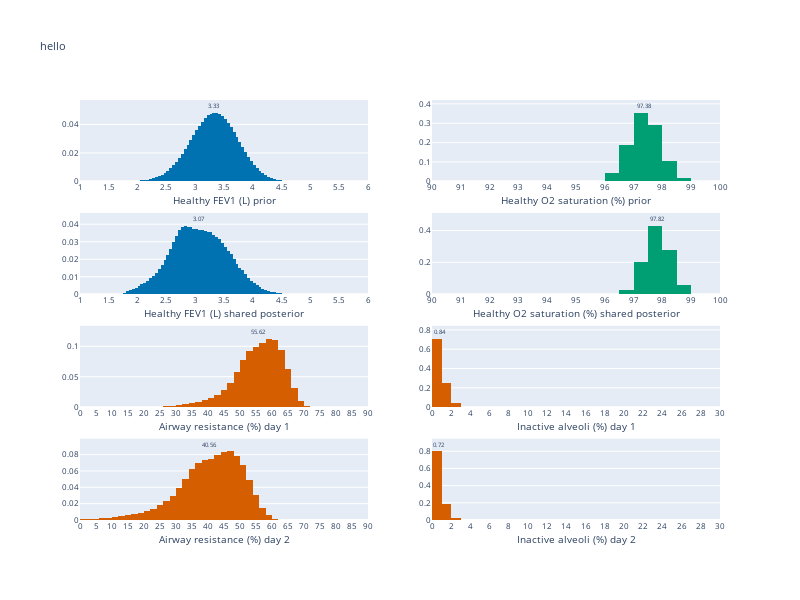

Source (notebook cell):
### Code cell
# 4 rows: prior, posterior for healthy var, then ar day 1, ar day 3
fig = make_subplots(rows=4, cols=2)
ar_day_1 = df_query_res.loc[0, AR.name]
ar_day_2 = df_query_res.loc[1, AR.name]
ia_day_1 = df_query_res.loc[0, IA.name]
ia_day_2 = df_query_res.loc[1, IA.name]
hfev1 = df_query_res.loc[0, HFEV1.name]
ho2sat = df_query_res.loc[0, HO2Sat.name]

# Priors
ih.plot_histogram(
    fig, HFEV1, HFEV1.cpt, HFEV1.a, HFEV1.b, 1, 1, HFEV1.name + " prior", "#0072b2"
)
ih.plot_histogram(
    fig, HO2Sat, HO2Sat.cpt, HO2Sat.a, HO2Sat.b, 1, 2, HO2Sat.name + " prior", "#009e73"
)
# Posteriors
ih.plot_histogram(
    fig,
    HFEV1,
    hfev1,
    HFEV1.a,
    HFEV1.b,
    2,
    1,
    HFEV1.name + " shared posterior",
    "#0072b2",
)
ih.plot_histogram(
    fig,
    HO2Sat,
    ho2sat,
    HO2Sat.a,
    HO2Sat.b,
    2,
    2,
    HO2Sat.name + " shared posterior",
    "#009e73",
)
# AR
ih.plot_histogram(
    fig,
    AR,
    ar_day_1,
    AR.a,
    AR.b,
    3,
    1,
    AR.name + " day 1",
    colour="#d55e00",
)
ih.plot_histogram(
    fig,
    AR,
    ar_day_2,
    AR.a,
    AR.b,
    4,
    1,
    AR.name + " day 2",
    colour="#d55e00",
)
# IA
ih.plot_histogram(
    fig,
    IA,
    ia_day_1,
    IA.a,
    IA.b,
    3,
    2,
    IA.name + " day 1",
    "#d55e00",
)
ih.plot_histogram(
    fig,
    IA,
    ia_day_2,
    IA.a,
    IA.b,
    4,
    2,
    IA.name + " day 2",
    "#d55e00",
)
fig.update_xaxes(title_standoff=5)

fig.update_layout(
    title="hello", width=800, height=600, font=dict(size=8), showlegend=False
)

fig.show()

### Figure 1 — Plotly figure (JSON) as saved in the notebook; plotly's stock layout.template omitted (floating-point values rounded to 4 significant figures)
{"data": [{"histfunc": "sum", "marker": {"color": "#0072b2"}, "type": "histogram", "x": [1, 1.05, 1.1, 1.15, 1.2, 1.25, 1.3, 1.35, 1.4, 1.45, 1.5, 1.55, 1.6, 1.65, 1.7, 1.75, 1.8, 1.85, 1.9, 1.95, 2.0, 2.05, 2.1, 2.15, 2.2, 2.25, 2.3, 2.35, 2.4, 2.45, 2.5, 2.55, 2.6, 2.65, 2.7, 2.75, 2.8, 2.85, 2.9, 2.95, 3.0, 3.05, 3.1, 3.15, 3.2, 3.25, 3.3, 3.35, 3.4, 3.45, 3.5, 3.55, 3.6, 3.65, 3.7, 3.75, 3.8, 3.85, 3.9, 3.95, 4.0, 4.05, 4.1, 4.15, 4.2, 4.25, 4.3, 4.35, 4.4, 4.45, 4.5, 4.55, 4.6, 4.65, 4.7, 4.75, 4.8, 4.85, 4.9, 4.95, 5.0, 5.05, 5.1, 5.15, 5.2, 5.25, 5.3, 5.35, 5.4, 5.45, 5.5, 5.55, 5.6, 5.65, 5.7, 5.75, 5.8, 5.85, 5.9, 5.95], "xaxis": "x", "xbins": {"end": 6, "size": 0.05, "start": 1}, "y": [9.97e-08, 1.623e-07, 2.629e-07, 4.237e-07, 6.789e-07, 1.081e-06, 1.712e-06, 2.691e-06, 4.201e-06, 6.511e-06, 1.001e-05, 1.528e-05, 2.312e-05, 3.47e-05, 5.162e-05, 7.61e-05, 0.0001112, 0.0001608, 0.0002305, 0.000327, 0.0004592, 0.0006383, 0.0008778, 0.001194, 0.001607, 0.002139, 0.002814, 0.003661, 0.004706, 0.005977, 0.007502, 0.0093, 0.01139, 0.01377, 0.01644, 0.01937, 0.02253, 0.02587, 0.0293, 0.03274, 0.03609, 0.03924, 0.04206, 0.04447, 0.04634, 0.04761, 0.0482, 0.04809, 0.04728, 0.0458, 0.0437, 0.04107, 0.03801, 0.03464, 0.03108, 0.02746, 0.02388, 0.02044, 0.01721, 0.01427, 0.01163, 0.009333, 0.007365, 0.005716, 0.004363, 0.003275, 0.002417, 0.001754, 0.001251, 0.0008771, 0.0006044, 0.0004093, 0.0002723, 0.000178, 0.0001143, 7.215e-05, 4.471e-05, 2.721e-05, 1.627e-05, 9.547e-06, 5.502e-06, 3.113e-06, 1.729e-06, 9.424e-07, 5.043e-07, 2.648e-07, 1.365e-07, 6.899e-08, 3.423e-08, 1.666e-08, 7.952e-09, 3.724e-09, 1.71e-09, 7.702e-10, 3.402e-10, 1.473e-10, 6.255e-11, 2.604e-11, 1.063e-11, 4.25e-12], "yaxis": "y"}, {"histfunc": "sum", "marker": {"color": "#009e73"}, "type": "histogram", "x": [90, 90.5, 91, 91.5, 92, 92.5, 93, 93.5, 94, 94.5, 95, 95.5, 96, 96.5, 97, 97.5, 98, 98.5, 99, 99.5], "xaxis": "x2", "xbins": {"end": 100, "size": 0.5, "start": 90}, "y": [5.583e-38, 5.332e-33, 2.214e-28, 3.997e-24, 3.137e-20, 1.071e-16, 1.588e-13, 1.024e-10, 2.873e-08, 3.502e-06, 0.0001856, 0.004278, 0.04286, 0.1867, 0.3535, 0.291, 0.1042, 0.01621, 0.001097, 3.226e-05], "yaxis": "y2"}, {"histfunc": "sum", "marker": {"color": "#0072b2"}, "type": "histogram", "x": [1, 1.05, 1.1, 1.15, 1.2, 1.25, 1.3, 1.35, 1.4, 1.45, 1.5, 1.55, 1.6, 1.65, 1.7, 1.75, 1.8, 1.85, 1.9, 1.95, 2.0, 2.05, 2.1, 2.15, 2.2, 2.25, 2.3, 2.35, 2.4, 2.45, 2.5, 2.55, 2.6, 2.65, 2.7, 2.75, 2.8, 2.85, 2.9, 2.95, 3.0, 3.05, 3.1, 3.15, 3.2, 3.25, 3.3, 3.35, 3.4, 3.45, 3.5, 3.55, 3.6, 3.65, 3.7, 3.75, 3.8, 3.85, 3.9, 3.95, 4.0, 4.05, 4.1, 4.15, 4.2, 4.25, 4.3, 4.35, 4.4, 4.45, 4.5, 4.55, 4.6, 4.65, 4.7, 4.75, 4.8, 4.85, 4.9, 4.95, 5.0, 5.05, 5.1, 5.15, 5.2, 5.25, 5.3, 5.35, 5.4, 5.45, 5.5, 5.55, 5.6, 5.65, 5.7, 5.75, 5.8, 5.85, 5.9, 5.95], "xaxis": "x3", "xbins": {"end": 6, "size": 0.05, "start": 1}, "y": [0, 0, 0, 0, 0, 0, 0, 0, 0, 0, 0, 0, 0, 0, 0, 0.000701, 0.001815, 0.002328, 0.002972, 0.003764, 0.004674, 0.005628, 0.006613, 0.007725, 0.009043, 0.01056, 0.01235, 0.01444, 0.01681, 0.01954, 0.02261, 0.02603, 0.02982, 0.03343, 0.03666, 0.03821, 0.03912, 0.03863, 0.03827, 0.03742, 0.03697, 0.0367, 0.03685, 0.03628, 0.03581, 0.03546, 0.0337, 0.03262, 0.03143, 0.0292, 0.0269, 0.02469, 0.02308, 0.02019, 0.01704, 0.01508, 0.0137, 0.01129, 0.009161, 0.007622, 0.006437, 0.005197, 0.003964, 0.002965, 0.002142, 0.001707, 0.001399, 0.001045, 0.0007071, 0.000458, 0.0003232, 0.0002544, 0.0001912, 0.0001221, 7.072e-05, 4.157e-05, 2.458e-05, 1.681e-05, 1.061e-05, 6.449e-06, 3.798e-06, 2.156e-06, 1.147e-06, 5.236e-07, 2.667e-07, 1.544e-07, 9.494e-08, 6.089e-08, 3.702e-08, 1.851e-08, 7.546e-09, 2.656e-09, 8.226e-10, 4.319e-10, 2.517e-10, 1.446e-10, 8.125e-11, 4.013e-11, 1.728e-11, 6.092e-12], "yaxis": "y3"}, {"histfunc": "sum", "marker": {"color": "#009e73"}, "type": "histogram", "x": [90, 90.5, 91, 91.5, 92, 92.5, 93, 93.5, 94, 94.5, 95, 95.5, 96, 96.5, 97, 97.5, 98, 98.5, 99, 99.5], "xaxis": "x4", "xbins": {"end": 100, "size": 0.5, "start": 90}, "y": [0, 0, 0, 0, 0, 0, 0, 0, 0, 2.122e-11, 3.36e-08, 1.147e-05, 0.001047, 0.02718, 0.2004, 0.4303, 0.2795, 0.05745, 0.003962, 9.828e-05], "yaxis": "y4"}, {"histfunc": "sum", "marker": {"color": "#d55e00"}, "type": "histogram", "x": [0, 2, 4, 6, 8, 10, 12, 14, 16, 18, 20, 22, 24, 26, 28, 30, 32, 34, 36, 38, 40, 42, 44, 46, 48, 50, 52, 54, 56, 58, 60, 62, 64, 66, 68, 70, 72, 74, 76, 78, 80, 82, 84, 86, 88], "xaxis": "x5", "xbins": {"end": 90, "size": 2, "start": 0}, "y": [0, 0, 0, 0, 0, 0, 0, 0, 0, 0, 0, 7.447e-05, 0.0005941, 0.001545, 0.002377, 0.003281, 0.004571, 0.006283, 0.008386, 0.01104, 0.01484, 0.02036, 0.02841, 0.04011, 0.05697, 0.07756, 0.0927, 0.0994, 0.1057, 0.1127, 0.111, 0.09464, 0.06339, 0.03224, 0.00992, 0.001802, 0.0001193, 2.092e-06, 6.827e-09, 7.036e-13, 0, 0, 0, 0, 0], "yaxis": "y5"}, {"histfunc": "sum", "marker": {"color": "#d55e00"}, "type": "histogram", "x": [0, 2, 4, 6, 8, 10, 12, 14, 16, 18, 20, 22, 24, 26, 28, 30, 32, 34, 36, 38, 40, 42, 44, 46, 48, 50, 52, 54, 56, 58, 60, 62, 64, 66, 68, 70, 72, 74, 76, 78, 80, 82, 84, 86, 88], "xaxis": "x7", "xbins": {"end": 90, "size": 2, "start": 0}, "y": [0.001129, 0.001416, 0.001787, 0.002269, 0.0029, 0.003703, 0.00467, 0.0058, 0.007144, 0.008844, 0.01106, 0.01401, 0.01789, 0.02295, 0.0298, 0.03878, 0.05046, 0.06254, 0.07001, 0.07303, 0.07502, 0.0799, 0.08377, 0.08383, 0.07853, 0.06677, 0.04878, 0.03062, 0.01516, 0.005693, 0.001475, 0.0002327, 1.76e-05, 5.361e-07, 5.423e-09, 1.762e-11, 0, 0, 0, 0, 0, 0, 0, 0, 0], "yaxis": "y7"}, {"histfunc": "sum", "marker": {"color": "#d55e00"}, "type": "histogram", "x": [0, 1, 2, 3, 4, 5, 6, 7, 8, 9, 10, 11, 12, 13, 14, 15, 16, 17, 18, 19, 20, 21, 22, 23, 24, 25, 26, 27, 28, 29], "xaxis": "x6", "xbins": {"end": 30, "size": 1, "start": 0}, "y": [0.7097, 0.2458, 0.04103, 0.00334, 0.0001584, 3.099e-06, 8.802e-09, 0, 0, 0, 0, 0, 0, 0, 0, 0, 0, 0, 0, 0, 0, 0, 0, 0, 0, 0, 0, 0, 0, 0], "yaxis": "y6"}, {"histfunc": "sum", "marker": {"color": "#d55e00"}, "type": "histogram", "x": [0, 1, 2, 3, 4, 5, 6, 7, 8, 9, 10, 11, 12, 13, 14, 15, 16, 17, 18, 19, 20, 21, 22, 23, 24, 25, 26, 27, 28, 29], "xaxis": "x8", "xbins": {"end": 30, "size": 1, "start": 0}, "y": [0.7969, 0.1825, 0.01973, 0.0009297, 1.03e-05, 6.946e-09, 0, 0, 0, 0, 0, 0, 0, 0, 0, 0, 0, 0, 0, 0, 0, 0, 0, 0, 0, 0, 0, 0, 0, 0], "yaxis": "y8"}], "layout": {"annotations": [{"font": {"size": 6}, "showarrow": false, "text": "3.33", "x": 3.327, "xref": "x", "y": 0.05302, "yref": "y"}, {"font": {"size": 6}, "showarrow": false, "text": "97.38", "x": 97.38, "xref": "x2", "y": 0.3888, "yref": "y2"}, {"font": {"size": 6}, "showarrow": false, "text": "3.07", "x": 3.067, "xref": "x3", "y": 0.04303, "yref": "y3"}, {"font": {"size": 6}, "showarrow": false, "text": "97.82", "x": 97.82, "xref": "x4", "y": 0.4734, "yref": "y4"}, {"font": {"size": 6}, "showarrow": false, "text": "55.62", "x": 55.62, "xref": "x5", "y": 0.124, "yref": "y5"}, {"font": {"size": 6}, "showarrow": false, "text": "40.56", "x": 40.56, "xref": "x7", "y": 0.09221, "yref": "y7"}, {"font": {"size": 6}, "showarrow": false, "text": "0.84", "x": 0.8385, "xref": "x6", "y": 0.7806, "yref": "y6"}, {"font": {"size": 6}, "showarrow": false, "text": "0.72", "x": 0.7248, "xref": "x8", "y": 0.8765, "yref": "y8"}], "font": {"size": 8}, "height": 600, "showlegend": false, "title": {"text": "hello"}, "width": 800, "xaxis": {"anchor": "y", "domain": [0, 0.45], "nticks": 20, "range": [1, 6], "title": {"standoff": 5, "text": "Healthy FEV1 (L) prior"}}, "xaxis2": {"anchor": "y2", "domain": [0.55, 1], "nticks": 20, "range": [90, 100], "title": {"standoff": 5, "text": "Healthy O2 saturation (%) prior"}}, "xaxis3": {"anchor": "y3", "domain": [0, 0.45], "nticks": 20, "range": [1, 6], "title": {"standoff": 5, "text": "Healthy FEV1 (L) shared posterior"}}, "xaxis4": {"anchor": "y4", "domain": [0.55, 1], "nticks": 20, "range": [90, 100], "title": {"standoff": 5, "text": "Healthy O2 saturation (%) shared posterior"}}, "xaxis5": {"anchor": "y5", "domain": [0, 0.45], "nticks": 20, "range": [0, 90], "title": {"standoff": 5, "text": "Airway resistance (%) day 1"}}, "xaxis6": {"anchor": "y6", "domain": [0.55, 1], "nticks": 20, "range": [0, 30], "title": {"standoff": 5, "text": "Inactive alveoli (%) day 1"}}, "xaxis7": {"anchor": "y7", "domain": [0, 0.45], "nticks": 20, "range": [0, 90], "title": {"standoff": 5, "text": "Airway resistance (%) day 2"}}, "xaxis8": {"anchor": "y8", "domain": [0.55, 1], "nticks": 20, "range": [0, 30], "title": {"standoff": 5, "text": "Inactive alveoli (%) day 2"}}, "yaxis": {"anchor": "x", "domain": [0.8063, 1]}, "yaxis2": {"anchor": "x2", "domain": [0.8063, 1]}, "yaxis3": {"anchor": "x3", "domain": [0.5375, 0.7312]}, "yaxis4": {"anchor": "x4", "domain": [0.5375, 0.7312]}, "yaxis5": {"anchor": "x5", "domain": [0.2687, 0.4625]}, "yaxis6": {"anchor": "x6", "domain": [0.2687, 0.4625]}, "yaxis7": {"anchor": "x7", "domain": [0, 0.1938]}, "yaxis8": {"anchor": "x8", "domain": [0, 0.1938]}}}
